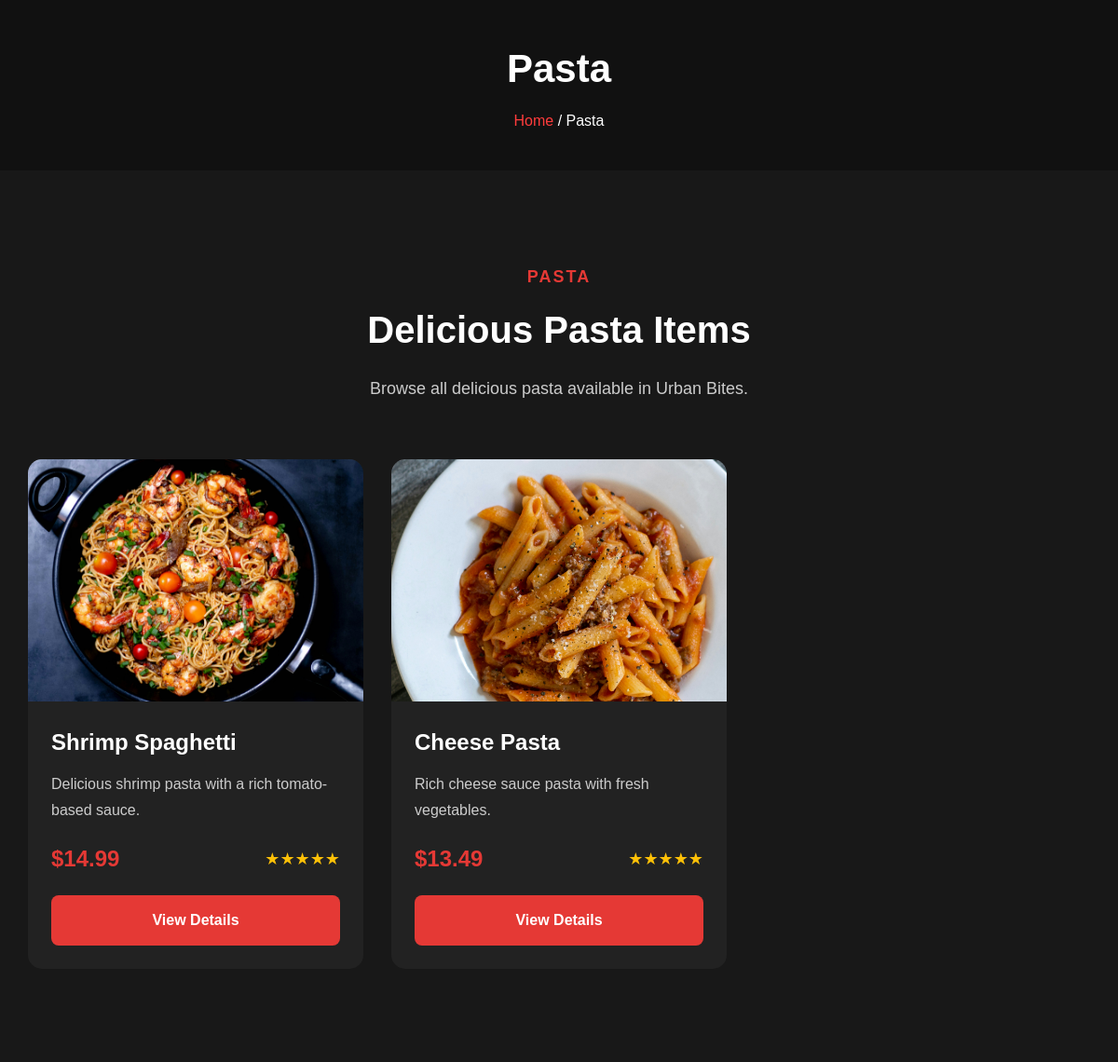
Screenshot of /customer/menu.php?category=3 with the database file from the repository.
### tables this page shows
CREATE TABLE categories (
    id INT NOT NULL AUTO_INCREMENT,
    name VARCHAR(100) NOT NULL,
    description TEXT DEFAULT NULL,
    image VARCHAR(255) DEFAULT NULL,
    status TINYINT(1) NOT NULL DEFAULT 1,
    created_at TIMESTAMP NOT NULL DEFAULT CURRENT_TIMESTAMP,
    updated_at TIMESTAMP NULL DEFAULT CURRENT_TIMESTAMP,
    PRIMARY KEY (id)
);

CREATE TABLE menu_items (
    id INT NOT NULL AUTO_INCREMENT,
    category_id INT NOT NULL,
    name VARCHAR(100) NOT NULL,
    description TEXT DEFAULT NULL,
    price DECIMAL(10,2) NOT NULL DEFAULT 0.00,
    image VARCHAR(255) DEFAULT NULL,
    status TINYINT(1) NOT NULL DEFAULT 1,
    created_at TIMESTAMP NOT NULL DEFAULT CURRENT_TIMESTAMP,
    updated_at TIMESTAMP NULL DEFAULT CURRENT_TIMESTAMP,
    PRIMARY KEY (id),
    KEY category_id (category_id),

    CONSTRAINT fk_menu_category
        FOREIGN KEY (category_id)
        REFERENCES categories(id)
        ON DELETE CASCADE
        ON UPDATE CASCADE

);

### customer/menu.php (the view, shortened to what this page needs)
<?php
require_once "../includes/config.php";
include "../includes/header.php";
$category_id = (int) $_GET["category"];
$stmt_cat = mysqli_prepare($conn, "SELECT * FROM categories WHERE id = ? AND status = 1");
mysqli_stmt_bind_param($stmt_cat, "i", $category_id);
mysqli_stmt_execute($stmt_cat);
$get_category = mysqli_stmt_get_result($stmt_cat);
$category = mysqli_fetch_assoc($get_category);
$stmt_prod = mysqli_prepare($conn, "SELECT * FROM menu_items WHERE category_id = ? AND status = 1 ORDER BY id DESC");
mysqli_stmt_bind_param($stmt_prod, "i", $category_id);
mysqli_stmt_execute($stmt_prod);
$get_products = mysqli_stmt_get_result($stmt_prod);
?>
<section class="page-banner">
    <div class="container">
        <div class="page-banner-content">
            <h1><?php echo htmlspecialchars($category["name"]); ?></h1>
            <div class="breadcrumb">
                <a href="../index.php">Home</a>
                <span> / </span>
                <span><?php echo htmlspecialchars($category["name"]); ?></span>
            </div>
        </div>
    </div>
</section>
<section class="featured-menu">
    <div class="container">
        <div class="section-heading">
            <h5><?php echo strtoupper(htmlspecialchars($category["name"])); ?></h5>
            <h2>Delicious <?php echo htmlspecialchars($category["name"]); ?> Items</h2>
            <p>Browse all delicious <?php echo strtolower(htmlspecialchars($category["name"])); ?> available in Urban Bites.</p>
        </div>
        <div class="menu-grid">
            <?php if (mysqli_num_rows($get_products) > 0): ?>
                <?php while ($product = mysqli_fetch_assoc($get_products)): ?>
                    <div class="menu-card">
                        <img src="../assets/uploads/menu/<?php echo htmlspecialchars($product["image"]); ?>" alt="<?php echo htmlspecialchars($product["name"]); ?>">
                        <div class="menu-content">
                            <h3><?php echo htmlspecialchars($product["name"]); ?></h3>
                            <p><?php echo htmlspecialchars($product["description"]); ?></p>
                            <div class="menu-info">
                                <span class="price">$<?php echo number_format($product["price"], 2); ?></span>
                                <span class="rating">★★★★★</span>
                            </div>
                            <a href="food-details.php?id=<?php echo (int)$product["id"]; ?>" class="menu-btn">View Details</a>
                        </div>
                    </div>
                <?php endwhile; ?>
            <?php endif; ?>
        </div>
    </div>
</section>
<?php include "../includes/footer.php"; ?>

### assets/css/style.css (style rules this page uses)
* { margin: 0; padding: 0; box-sizing: border-box; }
body { font-family: Arial, Helvetica, sans-serif; background-color: #111111; color: white; line-height: 1.6; }
html { scroll-behavior: smooth; }
.container { width: 90%; max-width: 1200px; margin: auto; }
a { text-decoration: none; color: white; }
img { max-width: 100%; display: block; }
.section-heading { text-align: center; margin-bottom: 60px; }
.section-heading h5 { color: #e53935; font-size: 18px; text-transform: uppercase; letter-spacing: 2px; margin-bottom: 10px; }
.section-heading h2 { color: #ffffff; font-size: 40px; margin-bottom: 15px; }
.section-heading p { color: #cccccc; font-size: 18px; max-width: 650px; margin: 0 auto; line-height: 1.8; }
.featured-menu { padding: 100px 0; background-color: #181818; }
.menu-grid { display: grid; grid-template-columns: repeat(3, 1fr); gap: 30px; }
.menu-card { background-color: #222222; border-radius: 15px; overflow: hidden; transition: 0.3s; }
.menu-card img { width: 100%; height: 260px; object-fit: cover; display: block; }
.menu-content { padding: 25px; }
.menu-content h3 { color: #ffffff; font-size: 24px; margin-bottom: 12px; }
.menu-content p { color: #cccccc; font-size: 16px; line-height: 1.7; margin-bottom: 20px; }
.menu-info { display: flex; justify-content: space-between; align-items: center; margin-bottom: 20px; }
.price { color: #e53935; font-size: 24px; font-weight: bold; }
.rating { color: #ffc107; font-size: 18px; }
.menu-btn { display: inline-block; width: 100%; padding: 14px; background-color: #e53935; color: #ffffff; text-decoration: none; text-align: center; border-radius: 8px; font-size: 16px; font-weight: 600; transition: 0.3s; }
.page-banner { padding: 40px 0; background: #111111; text-align: center; }
.page-banner h1 { font-size: 42px; margin-bottom: 10px; }
.page-banner a { color: #ff3c3c; }

### assets/css/responsive.css (style rules this page uses)
@media screen and (max-width: 1200px) { .container { width: 95%; } }

### rows the page displays
categories: name "Pasta", name "PASTA", name "pasta"
menu_items: image (picture), name "Shrimp Spaghetti", description "Delicious shrimp pasta with a rich tomato-based sauce.", price "14.99"
menu_items: image (picture), name "Cheese Pasta", description "Rich cheese sauce pasta with fresh vegetables.", price "13.49"
